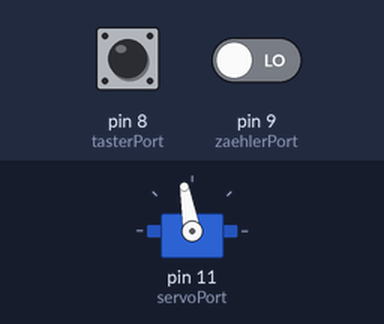
Bench run of a sketch on a simulated Arduino Uno, built with avr-gcc and run on an emulated ATmega328P. On the bench: servo. The test bench sets the inputs (shaded band); at power-on: pin 8 (tasterPort) LOW, pin 9 (zaehlerPort) LOW. What the sketch prints to the serial monitor is not drawn.

Above: at 1.2 s.
1.3 s: pin 8 (tasterPort) pulled HIGH for 0.15 s
At 1.39 s:
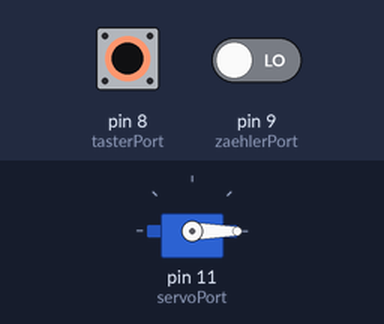
2.9 s: pin 8 (tasterPort) pulled HIGH for 3.2 s
At 7.6 s:
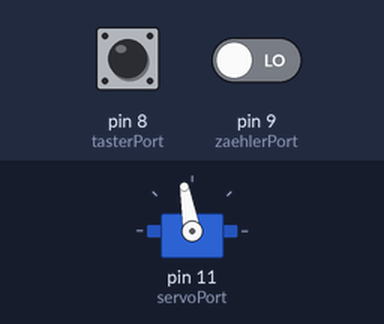
Timing chart, 0 to 9.1 s (numbered marks = the images above; inputs shaded):
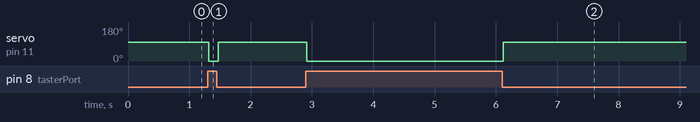

The sketch:

programm.ino
```cpp
#include <Servo.h>

// Servo an 11 angeschlossen
// LEDs an 10 angeschlossen
// Zähler an 9 angeschlossen
// Taster an 8
const int servoPort = 11;
const int ledPort = 10;
const int zaehlerPort = 9;
const int tasterPort = 8;

const int servo_bremsen = -100;
const int servo_release = 100;

long long last_count = 0;

int drehzahl[100];  // Wie oft dreht sich das Windrad alle 100ms
int drehzahl_min;

Servo servo;

void setup() {
  servo.attach(servoPort);
  pinMode(zaehlerPort, INPUT);
  Serial.begin(9600);
}

void shiftRight() {
  // Schiebt die Werte im Array um eine Stelle nach rechts
  for (int i = 100; i > 0; i--) {
    drehzahl[i] = drehzahl[i - 1];
  }
  drehzahl[0] = 0;
}

void bremsen() {
  servo.write(servo_bremsen);
}

void bremse_release() {
  servo.write(servo_release);
}

void loop() {
  if (last_count + 100 < millis()) {
    shiftRight();
    last_count += 100;
    // Die Werte werden alle 100ms um eine Stelle nach rechts verschoben
  }

  if (digitalRead(zaehlerPort)) {
    drehzahl[0]++;
    while (digitalRead(zaehlerPort)) {}
  }

  // Die Drehzahl wird in Umdrehungen pro Minute umgerechnet
  drehzahl_min = 0;
  for (int i = 0; i < 100; i++) {
    drehzahl_min += drehzahl[0];
  }
  drehzahl_min *= 6;


  Serial.println("Drehzahl: " + String(drehzahl_min) + " Umdrehungen/min");

  // Wenn der Taster gedrückt wird, wird die Bremse aktiviert
  if (digitalRead(tasterPort)){
    bremsen();
  }
  else{
    bremse_release();
  }
}
```

Measured:
- after the input at 1.3 s, servo on pin 11 (servoPort): 100° → 0° at once, → 100° 0.15 s later
- after the input at 2.9 s, servo on pin 11 (servoPort): 100° → 0° at once, → 100° 3.2 s later
